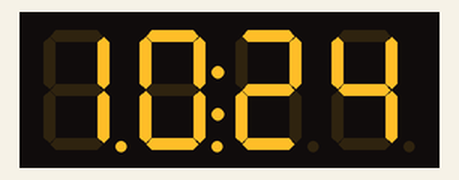
This sketch was run on a simulated Arduino Uno, built for the host (arithmetic inside an expression is 32-bit, double 64-bit). On the bench: 4-digit seven-segment display. The local clock reads 2024-03-15 10:24:30 at power-on unless the sketch sets it.

Above: at 0.2 s.
At 90.2 s:
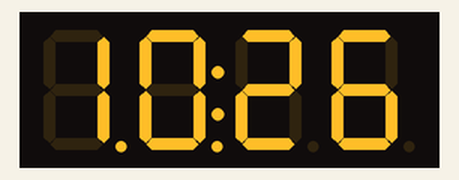

Measured:
- what the display in image 0 shows lasts 30.0 s, from 0.1 s to 30.1 s

The sketch:

munny_clock.ino
```cpp
/****
  This sketch runs a munny clock.
****/

#include <Wire.h>
#include "RTClib.h"
#include "Adafruit_LEDBackpack.h"
#include "Adafruit_GFX.h"

RTC_DS1307 RTC;
Adafruit_7segment matrix = Adafruit_7segment();

void setup() {

    Wire.begin();
    RTC.begin();
    matrix.begin(0x70);

    // Set up Timer1 so we can just check the time once per
    // second instead of just waiting. The maximum wait time
    // I'm allowed to use is a bit more than 4s, but this is good enough.
    cli();
    TCCR1A = 0;
    TCCR1B = 0;
    TCNT1 = 0;
    // Turn on CTC mode; count up to 15624 before
    // triggering interrupt.
    TCCR1B |= (1 <<WGM12);
    OCR1A = 15624;
    TCCR1B = (1 << CS10) | (1 << CS12);
    TIMSK1 = (1 << OCIE1A);
    sei();
}

void loop()
{
  int hours, minutes;

  // Our seven segment display only has a resolution of 1 minute,
  // so let's not update for a minute.
  // TODO: Make this into an interrupt so I can save power.
  delay(100);
  DateTime now = RTC.now();
  // Read RTC and write matrix display
  hours = now.hour();
  minutes = now.minute();

  matrix.writeDigitNum(0,hours/10, true);
  matrix.writeDigitNum(1, hours % 10, true);
  matrix.drawColon(true);
  matrix.writeDigitNum(3, minutes/10, false);
  matrix.writeDigitNum(4, minutes%10, false);
  matrix.writeDisplay();

}
```
